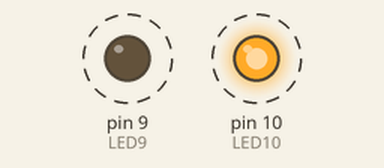
The sketch below on a simulated Arduino Uno, built with avr-gcc and run on an emulated ATmega328P. Shown: output pins drawn as LEDs (lit = HIGH). Dashed ring = blinking.

Above: at 0.2 s.
Timing chart, 0 to 3.0 s (numbered marks = the images above):
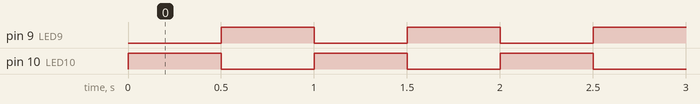

Measured:
- by itself, pin 9 (LED9), pin 10 (LED10): alternates HIGH for 0.50 s and LOW for 0.50 s

The sketch:

p61.ino
```cpp
#define LED10 10
#define LED9 9

void setup() {
  // put your setup code here, to run once:
  pinMode(LED10, OUTPUT);
  pinMode(LED9, OUTPUT);
}

void loop() {
  // put your main code here, to run repeatedly:
  // 10を点灯
  digitalWrite(LED10, HIGH);
  digitalWrite(LED9, LOW);
  delay(500);

  digitalWrite(LED10, LOW);
  digitalWrite(LED9, HIGH);
  delay(500);
}
```
